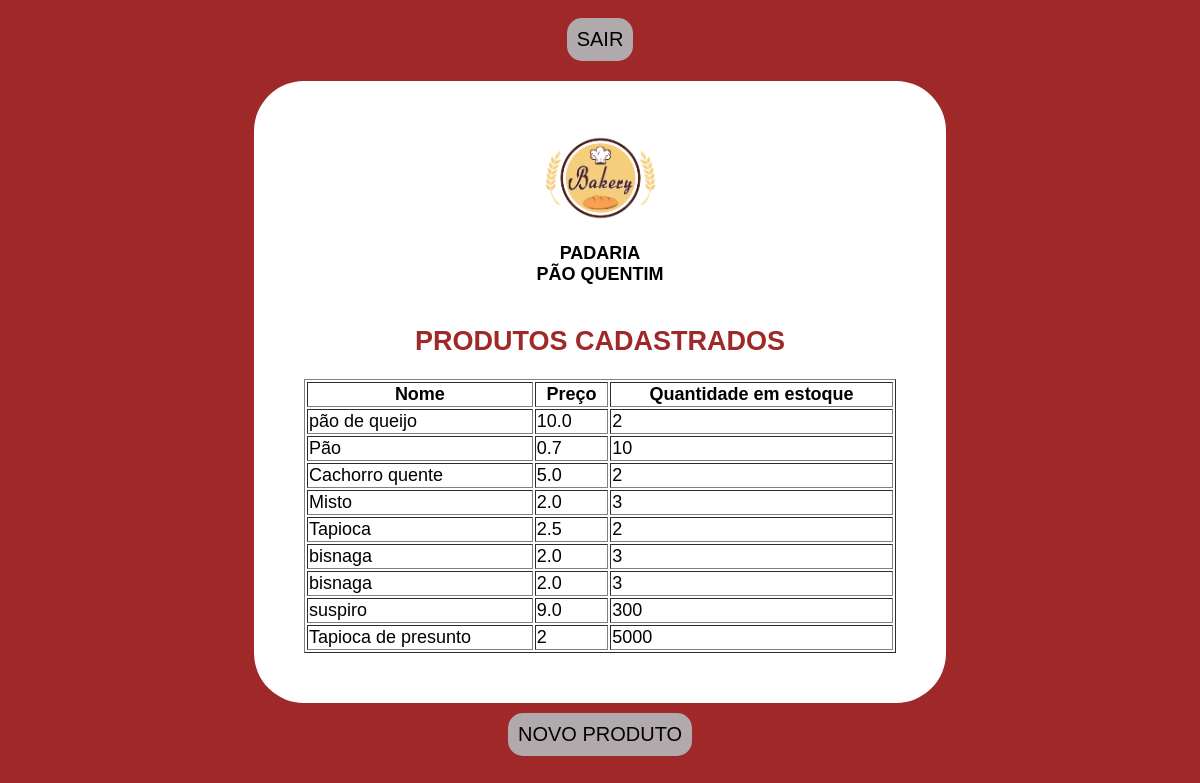
The app's page /buyingpage (signed in), older data.
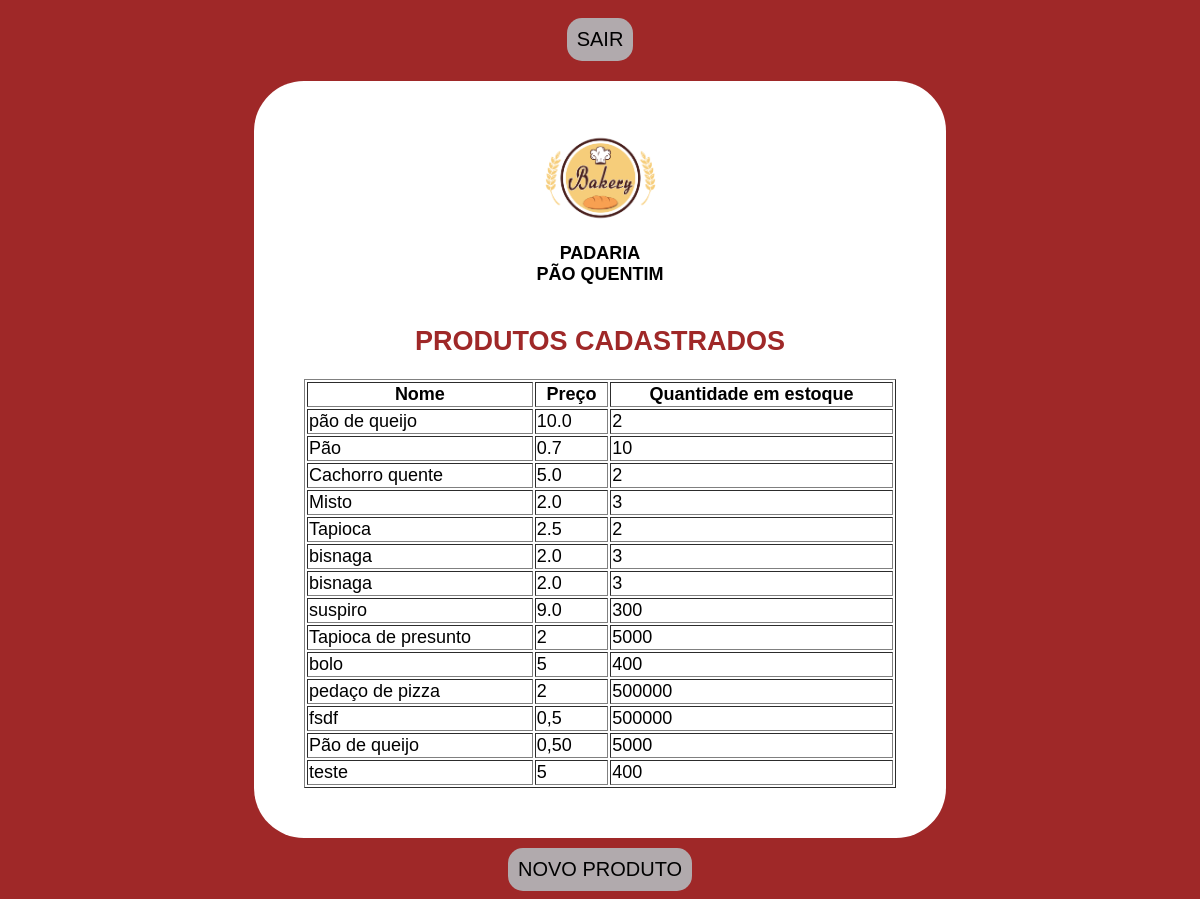
The same page, newer data.
### geral/models.py (models this page shows)
class produto(models.Model):
    nome = models.CharField(max_length=30)
    preco = models.CharField(max_length=30)
    quantidade = models.CharField(max_length=30)

### geral/views.py (the view)
# urls.py: path("buyingpage", views.buyingPage, name='buyingpage'),
@login_required(login_url="/login")
def buyingPage (request):
        produtos = produto.objects.all()
        return render(request, 'buying-page.html', {'produtos': produtos})

### templates/buying-page.html (shortened to what this page needs)
{% load static %}
<!DOCTYPE html>
<html lang="en">
<head>
</head>
<body
style="
  font-family: Arial, Helvetica, sans-serif;
  font-size: 18px;
  background-color: #9f2828;
  display: flex;
  justify-content: center;
  align-items: center;
  flex-direction: column;
"
>
<a href="logout"><button style="font-size: 20px; padding: 10px; border-radius: 15px; margin-top: 10px; background-color: #b1aaad; border: none;">SAIR</button></a>
<div style="background-color: white; padding: 50px; margin-top: 20px; border-radius: 50px; width: 50%; display: flex; flex-direction: column; justify-content: center; align-items: center;">
  <div style="display: flex; flex-direction: column; align-items: center">
    <img src="{% static 'img/logo-bakery.png' %}" alt="" width="133px" />
    <p style="font-weight: 900; text-align: center;">
      PADARIA <br />
      PÃO QUENTIM
    </p>
  </div>
  <h2 style="text-align: center; color: #9f2828;">PRODUTOS CADASTRADOS</h2>
  <table border="1" class="table" style="width: 100%; overflow: visible;">
    <tr>
        <th>Nome</th>
        <th>Preço</th>
        <th>Quantidade em estoque</th>
    </tr>
    {% for produto in produtos %}
    <tr>
        <td>{{ produto.nome }}</td>
        <td>{{ produto.preco }}</td>
        <td>{{ produto.quantidade }}</td>
    </tr>
    {% endfor %}
  </table>
  </div>
  <a href="createproduct"><button style="font-size: 20px; padding: 10px; border-radius: 15px; margin-top: 10px; background-color: #b1aaad; border: none;">NOVO PRODUTO</button></a>
</body>
</html>

Row changes from the older to the newer data that the page shows:
added produto: nome "bolo", preco "5", quantidade "400"
added produto: nome "pedaço de pizza", preco "2", quantidade "500000"
added produto: nome "fsdf", preco "0,5", quantidade "500000"
added produto: nome "Pão de queijo", preco "0,50", quantidade "5000"
added produto: nome "teste", preco "5", quantidade "400"
